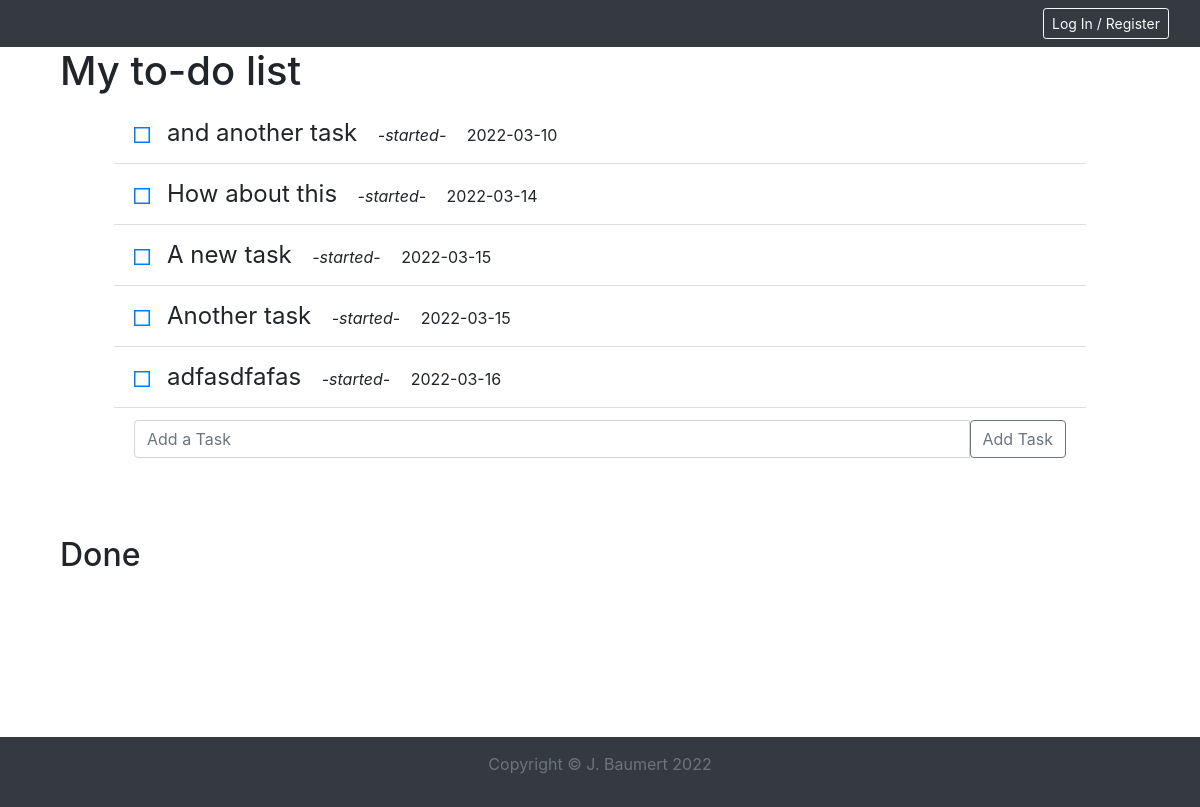
/list, run on an earlier commit of the app's database.
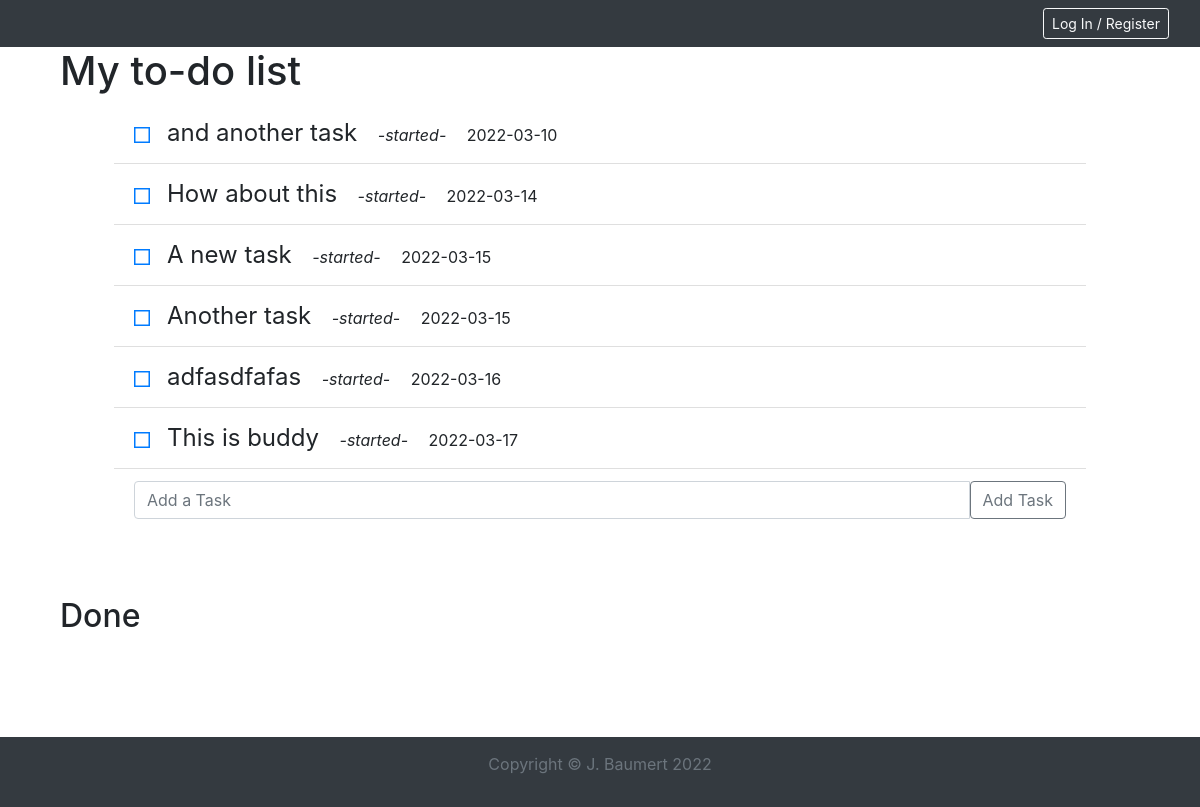
And on a later commit of the database.
### main.py (models this page shows)
class Task(db.Model):
    __tablename__ = 'tasks'
    id = db.Column(db.INTEGER, primary_key=True)
    author_id = db.Column(db.INTEGER, db.ForeignKey('users.id'))
    task = db.Column(db.VARCHAR(200), nullable=False)
    start = db.Column(db.DATE(), nullable=False)
    end = db.Column(db.DATE())
    status = db.Column(db.BOOLEAN(), nullable=False)

### main.py (the view, shortened to what this page needs)
@app.route('/list', methods=['GET', 'POST'])
def list_page():
    tasks = Task.query.all()
    return render_template('list.html', all_tasks=tasks)

### templates/list.html (shortened to what this page needs)
{% extends 'base.html' %}
{% set title = 'My List' %}
{% block content %}
{% if current_user.is_authenticated %}
{% set user = current_user.id %}
{% else %}
{% set user = None %}
{% endif %}
<div class="short_content" style="width:90%; margin:0 auto;">
    <h1>My to-do list</h1>
    <div style="width: 90%; margin: 0 auto;">
        <ul class="list-group list-group-flush">
            {% for task in all_tasks %}
            {% if task.author_id == user and task.status == 1 %}
            <li class="list-group-item">
                <a href="{{ url_for('check_task', task_id=task.id) }}" class="check" style="text-decoration: none;">
                    <i class="fa-regular fa-square-full"></i>
                </a>
                <task style="font-size: 150%;">{{ task.task }}</task>
                &emsp;<i>-started-</i>&emsp;
                {{ task.start }}
            </li>
            {% endif %}
            {% endfor %}
            <li class="list-group-item">
                <form action="{{ url_for('list_page') }}" method="post">
                    <div class="input-group mb-3">
                        <input type="text" class="form-control" placeholder="Add a Task" aria-label="Task"
                            aria-describedby="button-addon2" name="task">
                        <button type="submit" class="btn btn-outline-secondary" type="button" id="button-addon2">Add
                            Task</button>
                    </div>
                </form>
            </li>
        </ul>
    </div>
    <div style="padding-top: 50px;">
        <h2>Done</h2>
    </div>
</div>
{% endblock %}

### templates/base.html (shortened to what this page needs)
<!DOCTYPE html>
<html lang="en">
<head>
    <link rel="stylesheet" href="https://stackpath.bootstrapcdn.com/bootstrap/4.1.3/css/bootstrap.min.css"
>
    <link rel="stylesheet" href="{{ url_for('static', filename='styles.css' )}}">
</head>
<body>
    <nav class="navbar navbar-dark bg-dark">
        <div class="container-fluid justify-content-end">
            {% if current_user.is_authenticated %}
            <div style="color: white; margin-right: 20px;">{{ current_user.email }}</div>
            <a href="{{ url_for('logout') }}" class="btn btn-sm btn-outline-light">Log Out</a>
            {% else %}
            <a href="{{ url_for('login') }}" class="btn btn-sm btn-outline-light">Log In / Register</a>
            {% endif %}
        </div>
    </nav>
    {% block content %}
    {% endblock %}
    <div class="footer bg-dark" style="text-align: center;">
        <p class="copyright text-muted">Copyright &copy; J. Baumert 2022</p>
    </div>
</body>
</html>

### static/styles.css (style rules this page uses)
.short_content { min-height: calc(100vh - 160px); }
.footer { margin: 50px 0px 0px; text-align: center; padding: 15px; }

What changed in the data, as far as the page shows it:
added Task: task "This is buddy", start "2022-03-17"
